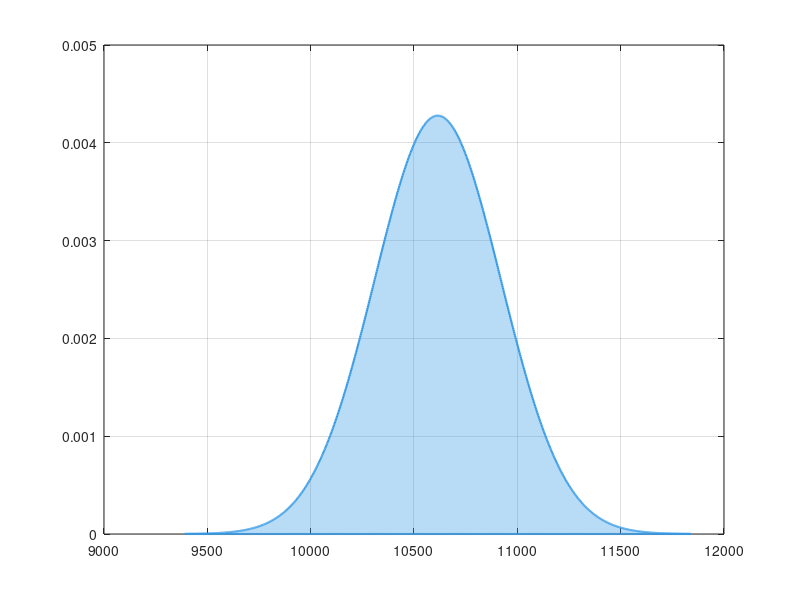

Here is the MATLAB script that generated this plot: (Note: this script raises an error after producing the figure.)
% Apogee distribution plot in feet AGL
% Statistics are given in meters ASL
% Ground level is 317 meters
% Recorded apogee is given directly in feet AGL

clear; clc; close all;

% Given statistics in meters ASL
mean_m_asl   = 3552.437;
median_m_asl = 3551.082;
std_m        = 93.255;
low_m_asl    = 3386.271;
high_m_asl   = 3738.432;

% Ground elevation in meters
ground_m = 317;

% Recorded apogee in feet AGL
actual_ft_agl = 10346.63;

% Conversion
m2ft = 3.280839895013123;

% Convert statistics from ASL to AGL in meters
mean_m_agl   = mean_m_asl   - ground_m;
median_m_agl = median_m_asl - ground_m;
low_m_agl    = low_m_asl    - ground_m;
high_m_agl   = high_m_asl   - ground_m;

% Build distribution in meters AGL
x_m_agl = linspace(mean_m_agl - 4*std_m, mean_m_agl + 4*std_m, 1000);
pdf_vals = normpdf(x_m_agl, mean_m_agl, std_m);

% Convert x-axis and statistics to feet for plotting
x_ft_agl      = x_m_agl * m2ft;
mean_ft_agl   = mean_m_agl * m2ft;
median_ft_agl = median_m_agl * m2ft;
std_ft        = std_m * m2ft;
low_ft_agl    = low_m_agl * m2ft;
high_ft_agl   = high_m_agl * m2ft;

figure('Color','w'); hold on; grid on; box on;

area(x_ft_agl, pdf_vals, ...
    'FaceColor', [0.2 0.6 0.9], ...
    'FaceAlpha', 0.35, ...
    'EdgeColor', [0.2 0.6 0.9], ...
    'LineWidth', 1.5);

xline(mean_ft_agl,   '--k', 'Mean', 'LineWidth', 1.8, ...
    'LabelVerticalAlignment','bottom');
xline(low_ft_agl,    '--r', '95% PI Lower', 'LineWidth', 1.8, ...
    'LabelVerticalAlignment','bottom');
xline(high_ft_agl,   '--r', '95% PI Upper', 'LineWidth', 1.8, ...
    'LabelVerticalAlignment','bottom');
xline(actual_ft_agl, '-m', 'Recorded Apogee', 'LineWidth', 2.2, ...
    'LabelVerticalAlignment','bottom');

xlabel('Apogee (ft AGL)');
ylabel('Probability Density');
title('Apogee Distribution with 95% Prediction Interval');
legend({'Normal PDF approximation'}, 'Location', 'northwest');

% Remove scientific notation
ax = gca;
ax.XAxis.Exponent = 0;
ax.YAxis.Exponent = 0;
xtickformat('%.0f');
ytickformat('%.4f');

text(actual_ft_agl, max(pdf_vals)*0.85, ...
    sprintf(' Recorded = %.2f ft AGL', actual_ft_agl), ...
    'Color', 'm', 'FontWeight', 'bold');

% Console output
fprintf('Mean: %.2f ft AGL\\n', mean_ft_agl);
fprintf('Median: %.2f ft AGL\\n', median_ft_agl);
fprintf('Std Dev: %.2f ft\\n', std_ft);
fprintf('95%% PI Lower: %.2f ft AGL\\n', low_ft_agl);
fprintf('95%% PI Upper: %.2f ft AGL\\n', high_ft_agl);
fprintf('Recorded Apogee: %.2f ft AGL\\n', actual_ft_agl);
